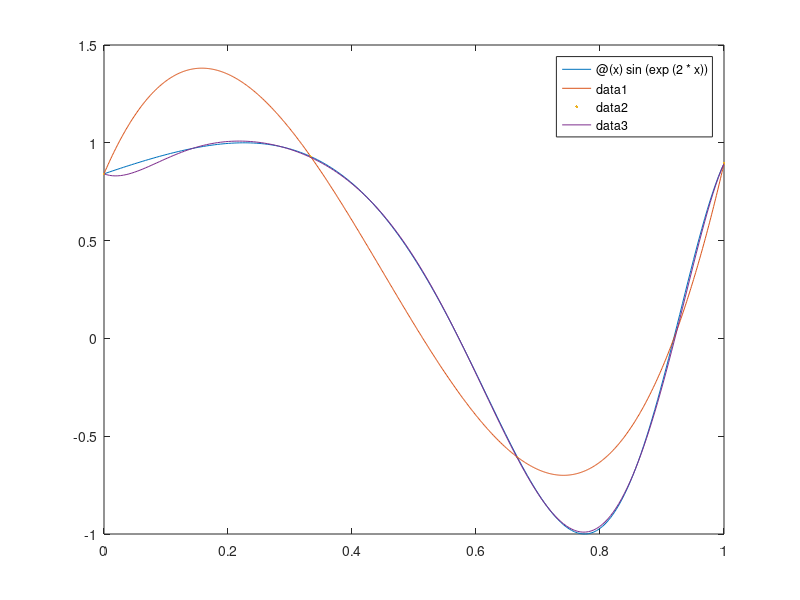

Source code (MATLAB):
%%
% We construct an interpolant for $f(x)=\sin(e^{2x})$ on $[0,1]$. 
f = @(x) sin(exp(2*x));
fplot(f,[0,1]);

%%
% Choose $n=3$, or four equally spaced nodes, to get a cubic interpolant.
t = linspace(0,1,4)';  
y = f(t);

%%
% We use an advanced function, |bsxfun|, to help with the matrix
% construction.
V = bsxfun( @power, t, (0:3) );
c = V \ y;        % polynomial coefficients (low->high)

%%
% We can use the cofficients to construct a function for evaluating the
% interpolant.
c = c(end:-1:1);  % polynomial coefficients in MATLAB ordering
P = @(x) polyval(c,x);

%%
% The curves intersect at the four nodes. 
hold on, fplot(P,[0 1])
plot(t,y,'.')

%%
% That interpolant wasn't a very good one. Let's go to $n=7$. 
t = linspace(0,1,8)';  
y = f(t);
V = bsxfun( @power, t, (0:7) );
c = V \ y;       
c = c(end:-1:1); 
P = @(x) polyval(c,x);
fplot(P,[0 1])

%%
% There was substantial improvement in the quality of the approximation.
